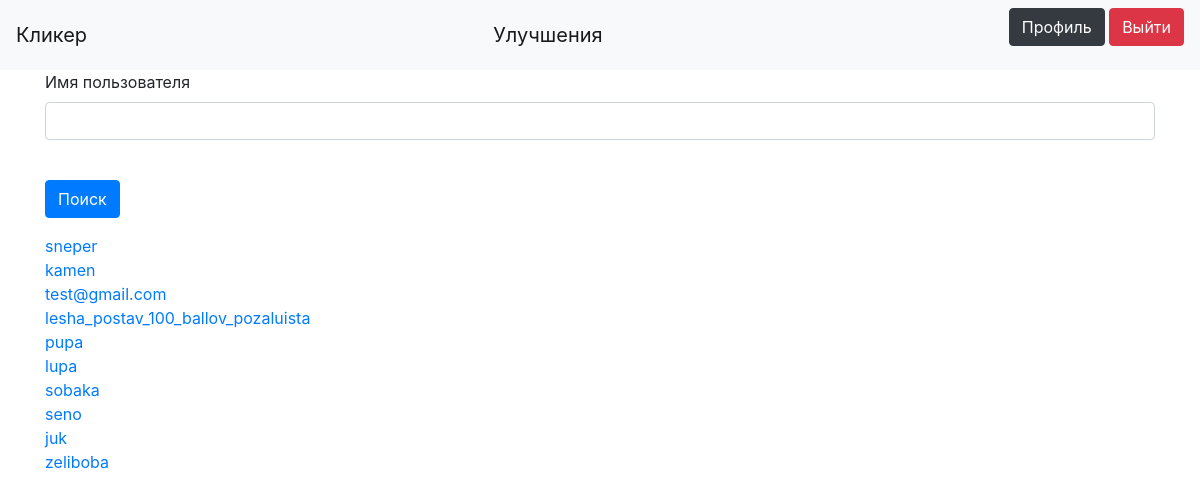
/find_user (signed in), run on the app's committed database.
### models/users.py (models this page shows, shortened)
class User(database, UserMixin, SerializerMixin):
    __tablename__ = 'users'
    id = sqlalchemy.Column(sqlalchemy.Integer, primary_key=True, autoincrement=True)
    username = sqlalchemy.Column(sqlalchemy.String, nullable=True)
    email = sqlalchemy.Column(sqlalchemy.String, index=True, unique=True, nullable=True)
    hashed_password = sqlalchemy.Column(sqlalchemy.String, nullable=True)
    money = sqlalchemy.Column(sqlalchemy.Integer, default=0)
    experience = sqlalchemy.Column(sqlalchemy.Integer, default=0)
    money_total = sqlalchemy.Column(sqlalchemy.Integer, default=0)
    experience_total = sqlalchemy.Column(sqlalchemy.Integer, default=0)
    active_income_money = sqlalchemy.Column(sqlalchemy.Integer, nullable=True, default=1)
    active_income_exp = sqlalchemy.Column(sqlalchemy.Integer, nullable=True, default=1)
    passive_income_money = sqlalchemy.Column(sqlalchemy.Integer, nullable=True, default=0)
    passive_income_exp = sqlalchemy.Column(sqlalchemy.Integer, nullable=True, default=0)
    total = sqlalchemy.Column(sqlalchemy.Integer, default=0)
    last_time = sqlalchemy.Column(sqlalchemy.DateTime, default=datetime.datetime.now)
    upgrades = orm.relation("Upgrade",
                              secondary="association",
                              backref="users")

### clicker_blueprint.py (the view)
@clicker_blueprint.route('/find_user', methods=['GET', 'POST'])
def find_user():
    if not current_user.is_authenticated:
        return redirect('/login')
    db_sess = create_session()
    form = SearchForm()
    if form.validate_on_submit():
        username = form.username.data
        users = db_sess.query(User).filter(User.username.like(f'%{username}%')).all()
    else:
        users = db_sess.query(User).all()
    return render_template('find_users.html', users=users, form=form)

### forms/search.py
class SearchForm(FlaskForm):
    username = StringField('Имя пользователя')
    submit = SubmitField('Поиск')

### __init__.py (called while the page is built)
def create_session() -> Session:
    global __factory
    return __factory()

### templates/find_users.html (shortened to what this page needs)
{% extends "base.html" %}
{% block content %}
<form action="" method="post">
    <p>
        {{ form.username.label }}<br>
        {{ form.username(class="form-control") }}<br>
    </p>
    <p>{{ form.submit(type="submit", class="btn btn-primary") }}</p>
<div class="table_container">
  {% for user in users %}
    <a href="/profile/{{ user.id }}">{{ user.username }}</a><br>
  {% endfor %}
</div>
<br>
{% endblock %}

### data on the page
User: username "sneper"
User: username "kamen"
User: username "test@gmail.com"
User: username "lesha_postav_100_ballov_pozaluista"
User: username "pupa"
User: username "lupa"
User: username "sobaka"
User: username "seno"
User: username "juk"
User: username "zeliboba"
